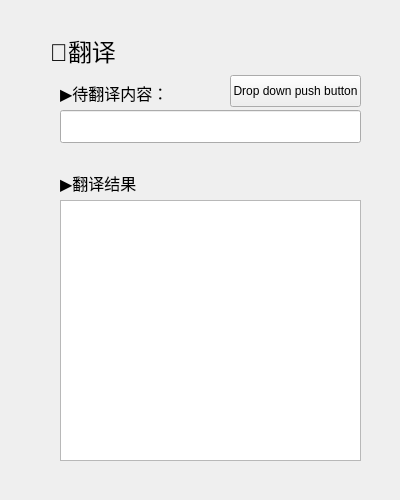
<?xml version="1.0" encoding="UTF-8"?>
<ui version="4.0">
 <class>translation</class>
 <widget class="QFrame" name="translation">
  <property name="geometry">
   <rect>
    <x>0</x>
    <y>0</y>
    <width>400</width>
    <height>500</height>
   </rect>
  </property>
  <property name="windowTitle">
   <string>Frame</string>
  </property>
  <widget class="SearchLineEdit" name="SearchLineEdit">
   <property name="geometry">
    <rect>
     <x>60</x>
     <y>110</y>
     <width>301</width>
     <height>33</height>
    </rect>
   </property>
  </widget>
  <widget class="PlainTextEdit" name="PlainTextEdit">
   <property name="geometry">
    <rect>
     <x>60</x>
     <y>200</y>
     <width>301</width>
     <height>261</height>
    </rect>
   </property>
  </widget>
  <widget class="CaptionLabel" name="CaptionLabel">
   <property name="geometry">
    <rect>
     <x>50</x>
     <y>30</y>
     <width>91</width>
     <height>41</height>
    </rect>
   </property>
   <property name="styleSheet">
    <string notr="true">FluentLabelBase {
	font: 7pt &quot;黑体&quot;;
    color: black;
}

HyperlinkLabel {
    color: #009faa;
    border: none;
    background-color: transparent;
    text-align: left;
    padding: 0;
    margin: 0;
}

HyperlinkLabel[underline=true] {
    text-decoration: underline;
}

HyperlinkLabel[underline=false] {
    text-decoration: none;
}

HyperlinkLabel:hover {
    color: #007780;
}

HyperlinkLabel:pressed {
    color: #00a7b3;
}
FluentLabelBase{color:#ff000000}</string>
   </property>
   <property name="text">
    <string>&lt;html&gt;&lt;head/&gt;&lt;body&gt;&lt;p&gt;&lt;span style=&quot; font-size:18pt;&quot;&gt;🔡翻译&lt;/span&gt;&lt;/p&gt;&lt;/body&gt;&lt;/html&gt;</string>
   </property>
  </widget>
  <widget class="SubtitleLabel" name="SubtitleLabel">
   <property name="geometry">
    <rect>
     <x>60</x>
     <y>80</y>
     <width>120</width>
     <height>27</height>
    </rect>
   </property>
   <property name="styleSheet">
    <string notr="true">FluentLabelBase {
	font: 7pt &quot;黑体&quot;;
    color: black;
}

HyperlinkLabel {
    color: #009faa;
    border: none;
    background-color: transparent;
    text-align: left;
    padding: 0;
    margin: 0;
}

HyperlinkLabel[underline=true] {
    text-decoration: underline;
}

HyperlinkLabel[underline=false] {
    text-decoration: none;
}

HyperlinkLabel:hover {
    color: #007780;
}

HyperlinkLabel:pressed {
    color: #00a7b3;
}
FluentLabelBase{color:#ff000000}</string>
   </property>
   <property name="text">
    <string>&lt;html&gt;&lt;head/&gt;&lt;body&gt;&lt;p&gt;&lt;span style=&quot; font-size:12pt;&quot;&gt;▶待翻译内容：&lt;/span&gt;&lt;/p&gt;&lt;/body&gt;&lt;/html&gt;</string>
   </property>
  </widget>
  <widget class="SubtitleLabel" name="SubtitleLabel_2">
   <property name="geometry">
    <rect>
     <x>60</x>
     <y>170</y>
     <width>120</width>
     <height>27</height>
    </rect>
   </property>
   <property name="styleSheet">
    <string notr="true">FluentLabelBase {
	font: 7pt &quot;黑体&quot;;
    color: black;
}

HyperlinkLabel {
    color: #009faa;
    border: none;
    background-color: transparent;
    text-align: left;
    padding: 0;
    margin: 0;
}

HyperlinkLabel[underline=true] {
    text-decoration: underline;
}

HyperlinkLabel[underline=false] {
    text-decoration: none;
}

HyperlinkLabel:hover {
    color: #007780;
}

HyperlinkLabel:pressed {
    color: #00a7b3;
}
FluentLabelBase{color:#ff000000}</string>
   </property>
   <property name="text">
    <string>&lt;html&gt;&lt;head/&gt;&lt;body&gt;&lt;p&gt;&lt;span style=&quot; font-size:12pt;&quot;&gt;▶翻译结果&lt;/span&gt;&lt;/p&gt;&lt;/body&gt;&lt;/html&gt;</string>
   </property>
  </widget>
  <widget class="DropDownPushButton" name="DropDownPushButton">
   <property name="geometry">
    <rect>
     <x>230</x>
     <y>75</y>
     <width>131</width>
     <height>32</height>
    </rect>
   </property>
   <property name="text">
    <string>Drop down push button</string>
   </property>
  </widget>
 </widget>
 <customwidgets>
  <customwidget>
   <class>PushButton</class>
   <extends>QPushButton</extends>
   <header>qfluentwidgets</header>
  </customwidget>
  <customwidget>
   <class>DropDownPushButton</class>
   <extends>PushButton</extends>
   <header>qfluentwidgets</header>
  </customwidget>
  <customwidget>
   <class>CaptionLabel</class>
   <extends>QLabel</extends>
   <header>qfluentwidgets</header>
  </customwidget>
  <customwidget>
   <class>SubtitleLabel</class>
   <extends>QLabel</extends>
   <header>qfluentwidgets</header>
  </customwidget>
  <customwidget>
   <class>LineEdit</class>
   <extends>QLineEdit</extends>
   <header>qfluentwidgets</header>
  </customwidget>
  <customwidget>
   <class>SearchLineEdit</class>
   <extends>LineEdit</extends>
   <header>qfluentwidgets</header>
  </customwidget>
  <customwidget>
   <class>PlainTextEdit</class>
   <extends>QPlainTextEdit</extends>
   <header>qfluentwidgets</header>
  </customwidget>
 </customwidgets>
 <resources/>
 <connections/>
</ui>
